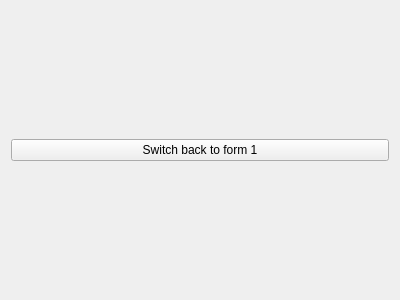
<?xml version="1.0" encoding="UTF-8"?>
<ui version="4.0">
 <class>Form</class>
 <widget class="QWidget" name="Form">
  <property name="geometry">
   <rect>
    <x>0</x>
    <y>0</y>
    <width>400</width>
    <height>300</height>
   </rect>
  </property>
  <property name="windowTitle">
   <string>Form</string>
  </property>
  <layout class="QGridLayout" name="gridLayout">
   <item row="0" column="0">
    <widget class="QPushButton" name="button_2">
     <property name="text">
      <string>Switch back to form 1</string>
     </property>
    </widget>
   </item>
  </layout>
 </widget>
 <resources/>
 <connections/>
</ui>
